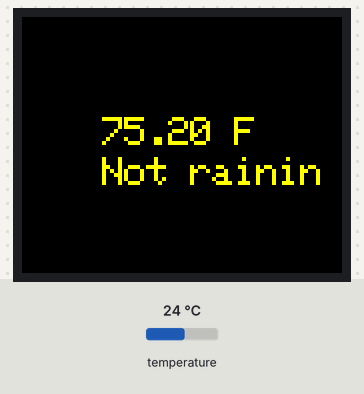
Bench run of a program on a simulated Raspberry Pi Pico running MicroPython. Shown: 160×128 colour display. Inputs (shaded band) come from the test bench; at power-on: temperature 24 °C.

Above: at 2.6 s.
2.7 s: temperature set to 12 °C
At 13.6 s:
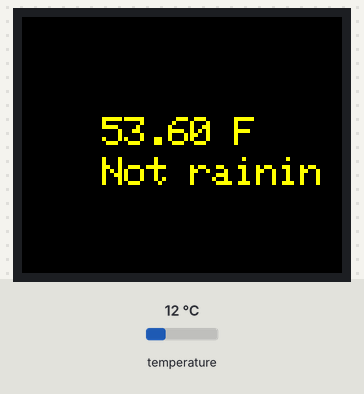
14.7 s: temperature set to 19 °C
At 25.4 s:
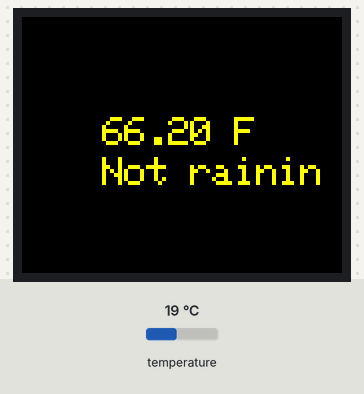
25.8 s: temperature set to 28 °C
At 35.9 s:
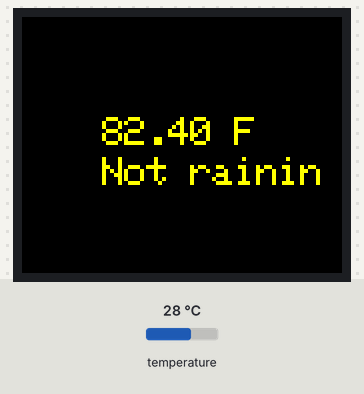
Timing chart, 0 to 37.4 s (numbered marks = the images above; inputs shaded):
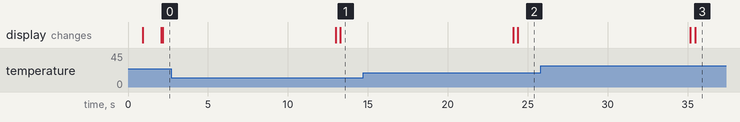

Measured:
- after the input at 2.7 s, the display: first differs from a run without the input after 10.6 s (image 1)
- after the input at 14.7 s, the display: first differs from a run without the input after 9.7 s (image 2)
- after the input at 25.8 s, the display: first differs from a run without the input after 9.7 s (image 3)

The program:

waterproof_sensors.py
```python
from machine import SPI,Pin,Timer
from ST7735 import TFT
from sysfont import sysfont
from time import sleep, sleep_ms
import onewire, ds18x20

tempSensor = ds18x20.DS18X20(onewire.OneWire(Pin(16)))
rainSensor = Pin(20, Pin.IN)

spi = machine.SPI(1, baudrate=1000000, polarity=0, phase=0, sck=machine.Pin(10), mosi=machine.Pin(11))
tft = TFT(spi, 12, 13, 14)
tft.initr()
tft.rgb(True)
tft.rotation(1)

tft.fill(TFT.BLACK)

formatted_temp = ""
rain_status = ""

roms = tempSensor.scan()

while True:
  try:
    tempSensor.convert_temp()
    sleep_ms(750)
    for rom in roms:
        temp = tempSensor.read_temp(rom)
        temp_f = temp * (9/5) + 32.0

        tft.text((40, 50), formatted_temp, TFT.BLACK, sysfont, 2, nowrap=True)
        tft.text((40, 70), rain_status, TFT.BLACK, sysfont, 2, nowrap=True)

        formatted_temp = f"{temp_f:.2f} F"

        tft.text((40, 50), formatted_temp, TFT.YELLOW, sysfont, 2, nowrap=True)

    if rainSensor.value() == 0:
        rain_status = "Currently raining"
    else:
        rain_status = "Not raining"

    tft.text((40, 70), rain_status, TFT.YELLOW, sysfont, 2, nowrap=True)

    sleep(10)
  except OSError as e:
    print('Failed to read sensors.')
```
